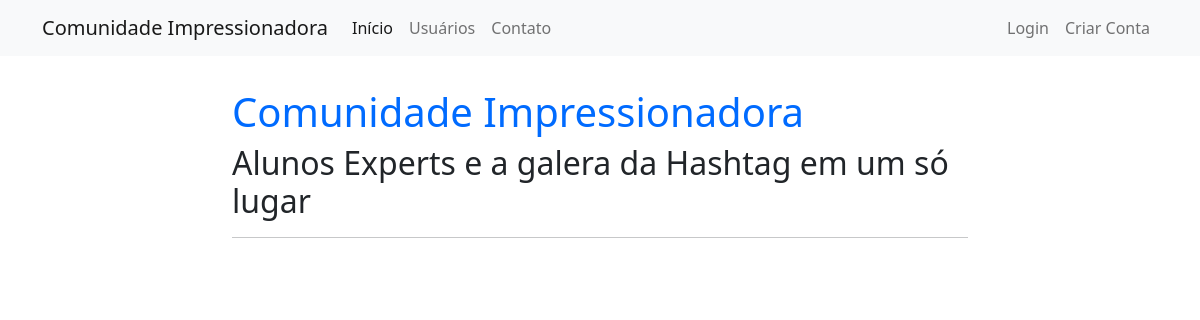
The app's page /, older data.
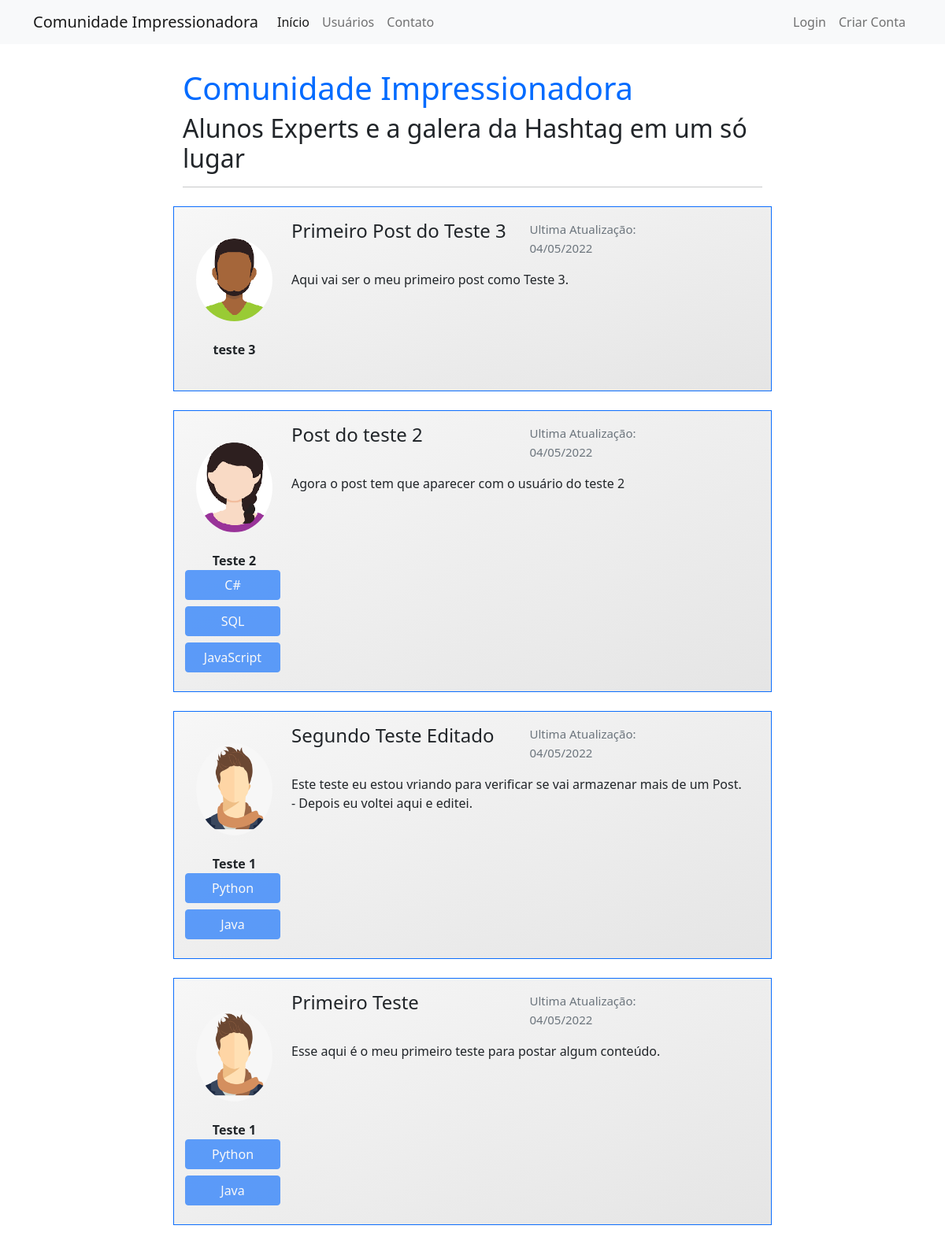
The same page, newer data.
### comunidadeimpressionadora/models.py (models this page shows, shortened)
class Post(database.Model):
    id = database.Column(database.Integer, primary_key=True)
    titulo = database.Column(database.String, nullable=False)
    corpo = database.Column(database.Text, nullable=False)
    data_criacao = database.Column(database.DateTime, nullable=False, default=datetime.utcnow)
    id_usuario = database.Column(database.Integer, database.ForeignKey('usuario.id'), nullable=False, )

class Usuario(database.Model, UserMixin):
    id = database.Column(database.Integer, primary_key=True)
    username = database.Column(database.String, nullable=False)
    email = database.Column(database.String, nullable=False, unique=True)
    phone_number = database.Column(database.Integer)
    password = database.Column(database.String, nullable=False)
    profile_photo = database.Column(database.String, nullable=False, default='default.png')
    facebook = database.Column(database.String)
    instagram = database.Column(database.String)
    github = database.Column(database.String)
    posts = database.relationship('Post', backref='author', lazy=True)
    cursos = database.Column(database.String, nullable=False, default='Não informado')

### comunidadeimpressionadora/routes.py (the view)
@app.route('/')
def home():
    posts = Post.query.order_by(Post.id.desc())
    return render_template('home.html', posts=posts)

### comunidadeimpressionadora/templates/home.html (shortened to what this page needs)
{% extends 'base.html' %}
{% block body %}
    <div class = 'container mt-3'>
        <div class="row d-flex justify-content-center align-items-center pt-3">
            <div class = 'col col-lg-8 mb-4 mb-lg-0'>
                <h1 style="color: #006bff">Comunidade Impressionadora</h1>
                <h2>Alunos Experts e a galera da Hashtag em um só lugar</h2>
                <hr>
                {% for post in posts %}
                    <div class="row border border-1 border-primary my-4 p-3 post-gradient">
                        <div class="col col-2">
                            <div class="col text-center">
                                <img src="{{ url_for('static', filename='fotos_perfil/{}'.format(post.author.profile_photo)) }}" alt="Avatar" class="img-fluid my-4 circle-image" style="width: 100px;" /><br>
                                <strong>{{ post.author.username }}</strong>
                                <div class="row justify-content-center">
                                    {% if 'Não informado' in post.author.cursos or post.author.cursos == '' %}
                                        <br>
                                    {% else %}
                                        {% for curso in post.author.cursos.split(';') %}
                                            <button type="button" class="btn btn-primary mb-2 me-1" disabled>{{ curso }}</button>
                                        {% endfor %}
                                    {% endif %}
                                </div>
                            </div>
                        </div>
                        <div class="col col-10">
                            <div class="row">
                                <div class="col-6">
                                    <h4>
                                        {{ post.titulo }}
                                    </h4>
                                </div>
                                <div class="col-4">
                                    <small class="text-muted" style="font-size: 15px">Ultima Atualização: {{ post.data_criacao.strftime('%d/%m/%Y') }}</small>
                                </div>
                            </div>
                            <div class="pt-3"><p>{{ post.corpo }}</p></div>
                        </div>
                    </div>
                {% endfor %}
            </div>
        </div>
    </div>
{% endblock %}

### comunidadeimpressionadora/templates/base.html (shortened to what this page needs)
<!DOCTYPE html>
<html lang="pt-br">
    <head>
        <link href="https://cdn.jsdelivr.net/npm/bootstrap@5.1.3/dist/css/bootstrap.min.css" rel="stylesheet">
        <link rel="stylesheet" type="text/css" href="{{url_for('static', filename='main.css')}}">
    </head>
    <body>
        {% include 'navbar.html' %}
        {% block body %}
        {% endblock %}
    </body>
</html>

### comunidadeimpressionadora/templates/navbar.html (shortened to what this page needs)
<nav class="navbar navbar-expand-lg navbar-light bg-light">
  <div class="container-fluid container">
    <a class="navbar-brand" href="{{ url_for('home') }}">Comunidade Impressionadora</a>
    <div class="collapse navbar-collapse" id="navbarSupportedContent">
      <ul class="navbar-nav me-auto mb-2 mb-lg-0">
        <li class="nav-item">
          <a class="nav-link active" aria-current="page" href="{{ url_for('home') }}">Início</a>
        </li>
        <li class="nav-item">
          <a class="nav-link" href="{{ url_for('usuarios') }}">Usuários</a>
        </li>
        <li class="nav-item">
          <a class="nav-link" href="{{ url_for('contato') }}">Contato</a>
        </li>
      </ul>
      <ul class="d-flex navbar-nav">
        {% if current_user.is_authenticated %}
          <li class="nav-item">
            <a class="nav-link" href="{{ url_for('criar_post') }}">Criar Post</a>
          </li>
          <li class="nav-item">
            <a class="nav-link" href="{{ url_for('perfil') }}">Meu Perfil</a>
          </li>
          <li class="nav-item">
            <a class="nav-link" href="{{ url_for('sair') }}">Sair</a>
          </li>
        {% else %}
          <li class="nav-item">
            <a class="nav-link" href="{{ url_for('login') }}">Login</a>
          </li>
          <li class="nav-item">
            <a class="nav-link" href="{{ url_for('login') }}">Criar Conta</a>
          </li>
        {% endif %}
      </ul>
    </div>
  </div>
</nav>

### comunidadeimpressionadora/static/main.css (style rules this page uses)
.post-gradient { background: #f7f7f7; background: -webkit-linear-gradient(to right bottom, rgba(247,247,247), rgba(229,229,229)); background: linear-gradient(to right bottom, rgba(247,247,247), rgba(229,229,229)) }
.circle-image { border-radius: 50%; }
html,body { height: 100%; padding: 0; margin: 0; }

Row changes from the older to the newer data that the page shows:
added Post: profile_photo (picture), author.username "teste 3", titulo "Primeiro Post do Teste 3", data_criacao "04/05/2022", corpo "Aqui vai ser o meu primeiro post como Teste 3."
added Post: profile_photo (picture), author.username "Teste 2", curso "C#" "SQL" "JavaScript", titulo "Post do teste 2", data_criacao "04/05/2022", corpo "Agora o post tem que aparecer com o usuário do teste 2"
added Post: profile_photo (picture), author.username "Teste 1", curso "Python" "Java", titulo "Segundo Teste Editado", data_criacao "04/05/2022", corpo "Este teste eu estou vriando para verificar se vai armazenar mais de um Post. - Depois eu voltei aqui e editei."
added Post: profile_photo (picture), author.username "Teste 1", curso "Python" "Java", titulo "Primeiro Teste", data_criacao "04/05/2022", corpo "Esse aqui é o meu primeiro teste para postar algum conteúdo."
